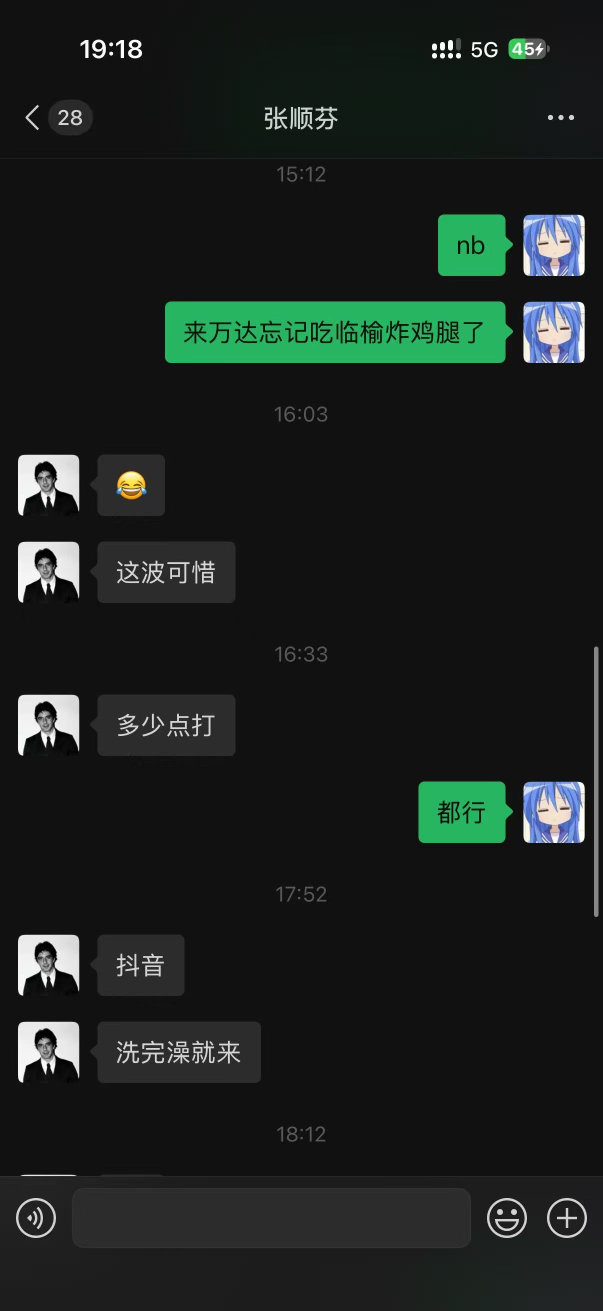
#> input picture samples/1/120c5a2d77a01c2b11583cabe4ba98e3.jpg, 1206 x 2622 px (shown at 1/2 size); its folder holds only this picture in this run
$ python diag_real3.py
#> lines starting #> are read from the running program, lines starting #| are printed output that depends on the picture
"""Ground-truth check on the real screenshots.

Question 1: is the chosen d (1048 / 1341 / 1109 / 778) actually CORRECT?
  The normalized-L1 cost is 0.24-0.37, which is far from the 0.0000 that exact
  synthetic matches produce. JPEG noise alone should not cost 0.37. So either
  the offset is wrong, or there is something else going on.

Method: for every d in a wide range compute
    frac = fraction of rows (over the comparable region) whose MAX abs pixel
           difference is below TOL (default 8, JPEG-friendly)
A correct offset must produce a high frac and a sharp peak.

Question 2: does a static top/bottom overlay really exist?
  If the nav bar is translucent, content scrolls behind it and there is NO
  static overlay. Then top=0/bottom=0 is CORRECT and the whole screenshot is
  scrollable content.
  Method: print the max abs diff per row band for a pair at the chosen d.

Also dumps a top-strip contact sheet so the nav bar can be eyeballed.

ASCII-only prints.
"""
import glob
import os
import sys

import numpy as np
from PIL import Image

import stitcher as S

DIR = r"E:\DeepSeek\本地电脑\splice\samples\1"
TOL = 8.0


def load_gray(path):
    im = Image.open(path).convert("RGB")
#> im is the input picture: PIL image 1206x2622 RGB; mean R, G, B 27.7, 33.5, 30.7
    a = np.asarray(im).astype(np.float32)
    return a @ np.array([0.299, 0.587, 0.114], np.float32)
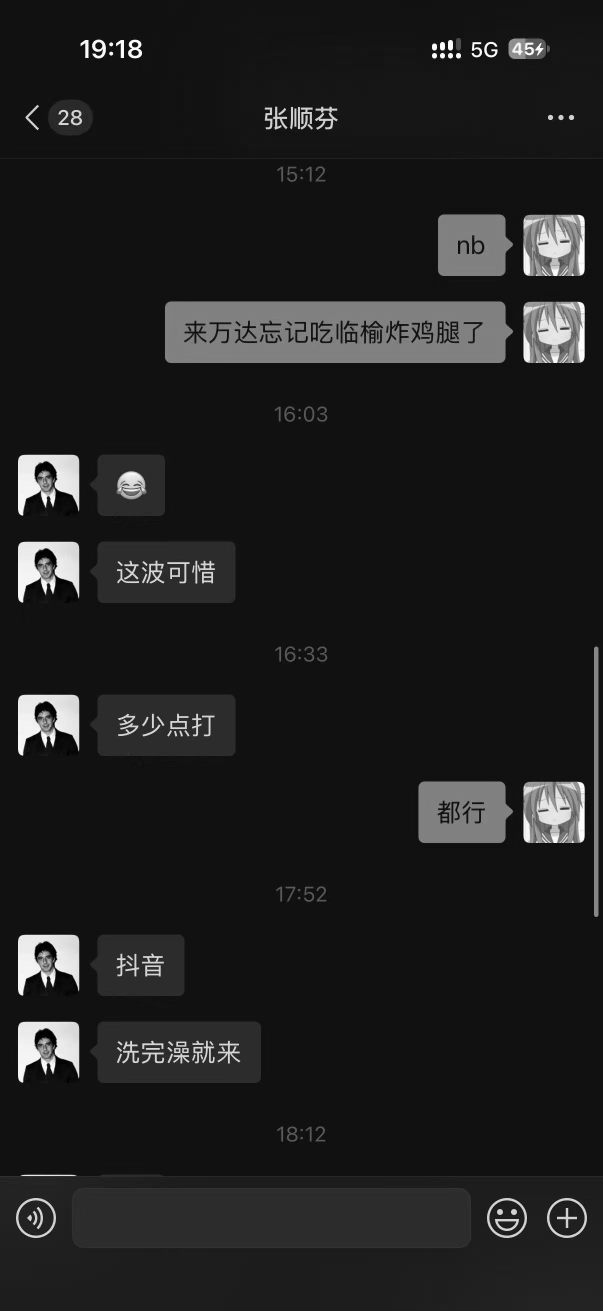
#> returned value: shape (2622, 1206) float32 (shown at 1/2 size); min 0, max 255, mean 31.4


# [11 lines left out: function frac_at, not called in this run]


def main():
    files = sorted(glob.glob(os.path.join(DIR, "*.jpg")),
                   key=lambda p: os.path.getmtime(p))
    names = [os.path.basename(p)[:8] for p in files]
    grays = [load_gray(p) for p in files]
#> grays = 1 item
    H, W = grays[0].shape
    print("count=%d size=%dx%d" % (len(grays), W, H))
#| count=1 size=1206x2622
    print("")

    # ---- Question 1: scan frac for the first three pairs -------------------
    print("=== exact-match fraction scan (tol=%.0f) ===" % TOL)
    for i in range(len(grays) - 1):
        A, B = grays[i], grays[i + 1]
        lo = max(int(S.MIN_SCROLL_FRAC * H), 20)
        hi = H - max(24, int(S.MIN_OVERLAP_FRAC * H))
        res = []
        for d in range(lo, hi + 1, 4):
            f, n = frac_at(A, B, d)
            if f is not None:
                res.append((d, f, n))
        res.sort(key=lambda t: -t[1])
        print("pair %s -> %s  (scan %d..%d step4)"
              % (names[i], names[i + 1], lo, hi))
        for d, f, n in res[:6]:
            print("    d=%-5d frac=%.4f rows=%d" % (d, f, n))
        # refine around the best
        bd = res[0][0]
        fine = []
        for d in range(max(lo, bd - 8), min(hi, bd + 8) + 1):
            f, n = frac_at(A, B, d)
            if f is not None:
                fine.append((d, f, n))
        fine.sort(key=lambda t: -t[1])
        print("    refined best:")
        for d, f, n in fine[:4]:
            print("      d=%-5d frac=%.4f rows=%d" % (d, f, n))
        bd2 = fine[0][0]
        print("    -> best d=%d frac=%.4f" % (bd2, fine[0][1]))
        print("")

        # ---- Question 2: per-band diff profile at the best d --------------
        if i < 2:
            print("    per-band max|diff| at d=%d (16 bands over 0..H):" % bd2)
            y1 = H - bd2
            for bi in range(16):
                yy0 = int(bi * y1 / 16)
                yy1 = int((bi + 1) * y1 / 16)
                if yy1 - yy0 < 2:
                    continue
                seg = np.abs(A[yy0 + bd2:yy1 + bd2] - B[yy0:yy1])
                print("      y=%4d..%4d  meanAbs=%.2f  maxAbs=%.0f  "
                      "frac<8=%.3f"
                      % (yy0, yy1, seg.mean(), seg.max(),
                         float((seg.max(axis=2) < TOL).mean())))
            print("")
#> this loop made 0 passes

    # ---- contact sheet of the top 300 rows of every screenshot ------------
    print("writing top-strip contact sheet ...")
    strips = []
    for p in files:
        im = Image.open(p).convert("RGB")
        strips.append(im.crop((0, 0, W, 300)))
    sheet = Image.new("RGB", (W, 300 * len(strips) + 8 * (len(strips) - 1)),
                      (255, 0, 0))
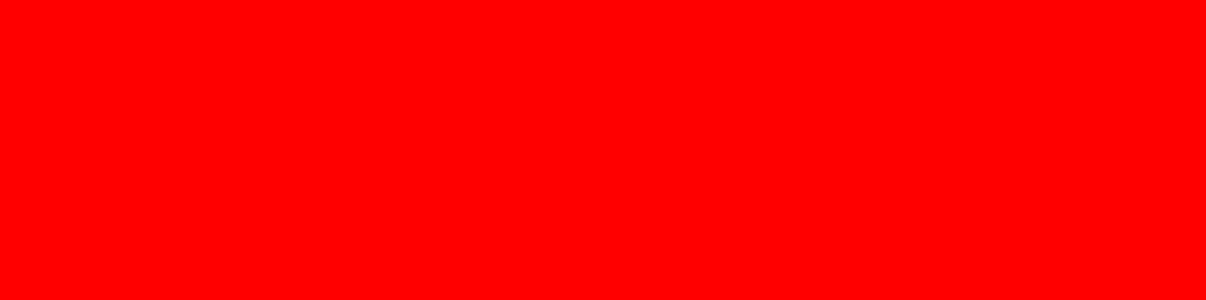
#> sheet: PIL image 1206x300 RGB; mean R, G, B 255, 0, 0
    y = 0
    for s in strips:
        sheet.paste(s, (0, y))
        y += 300 + 8
#> this loop made 1 pass
#> y on pass 1: 308
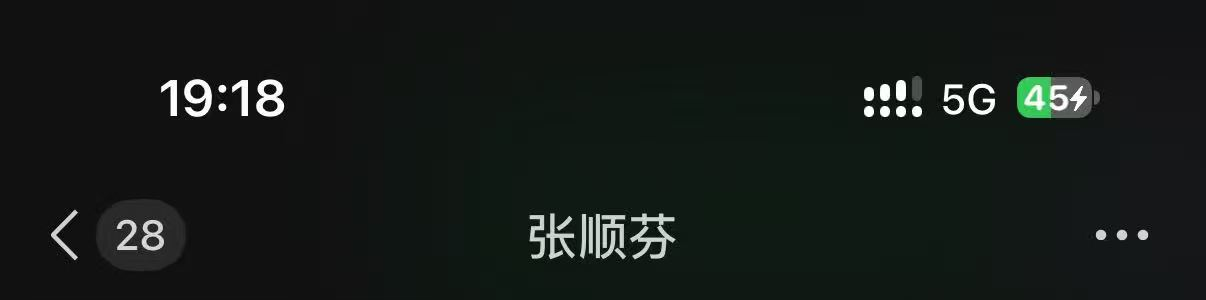
#> sheet: PIL image 1206x300 RGB; mean R, G, B 21.8, 26.8, 24.2
#> after the loop, y = 308
    sheet = sheet.resize((W // 2, sheet.height // 2), Image.LANCZOS)
#> sheet: PIL image 603x150 RGB
    out = os.path.join(DIR, "_topsheet.png")
    sheet.save(out)
    print("wrote %s (%dx%d)" % (out, sheet.width, sheet.height))
#| wrote E:\DeepSeek\本地电脑\splice\samples\1/_topsheet.png (603x150)


if __name__ == "__main__":
    main()

$ run again, on samples/1/86dac91c205190585257f5d0c7b1b10e.jpg
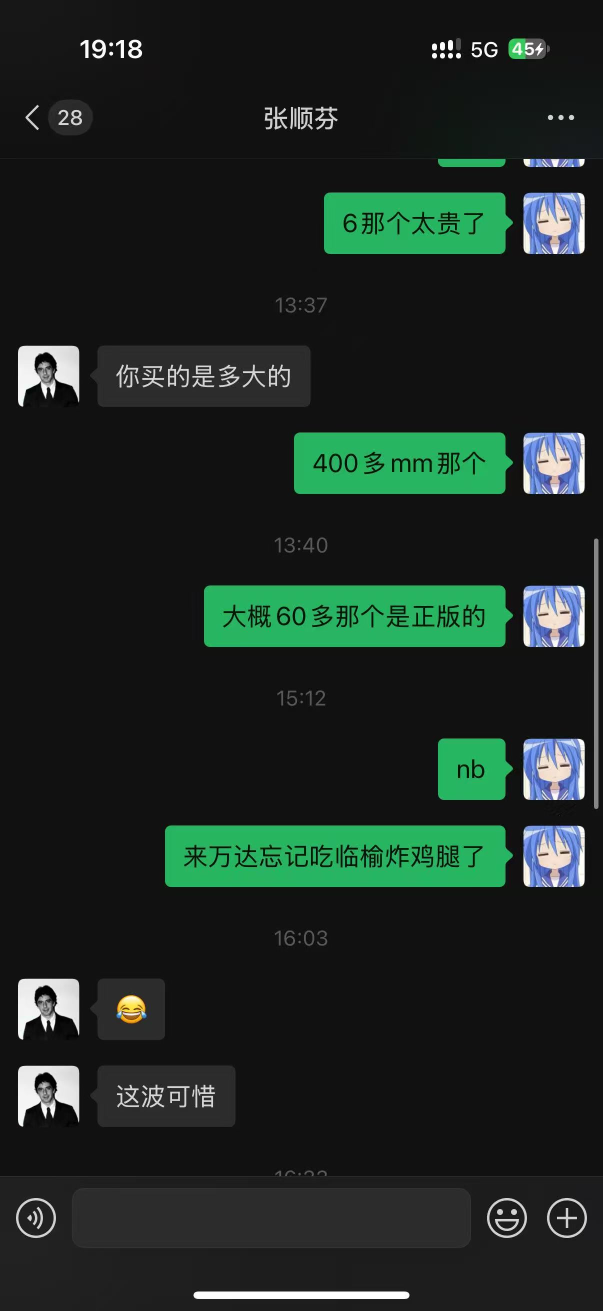
#> input picture samples/1/86dac91c205190585257f5d0c7b1b10e.jpg, 1206 x 2622 px (shown at 1/2 size)
#> in load_gray, im is the input picture: PIL image 1206x2622 RGB; mean R, G, B 29, 40.6, 34.7
#> in load_gray, `return a @ np.array([0.299, 0.587, 0.114], np.float32)`:
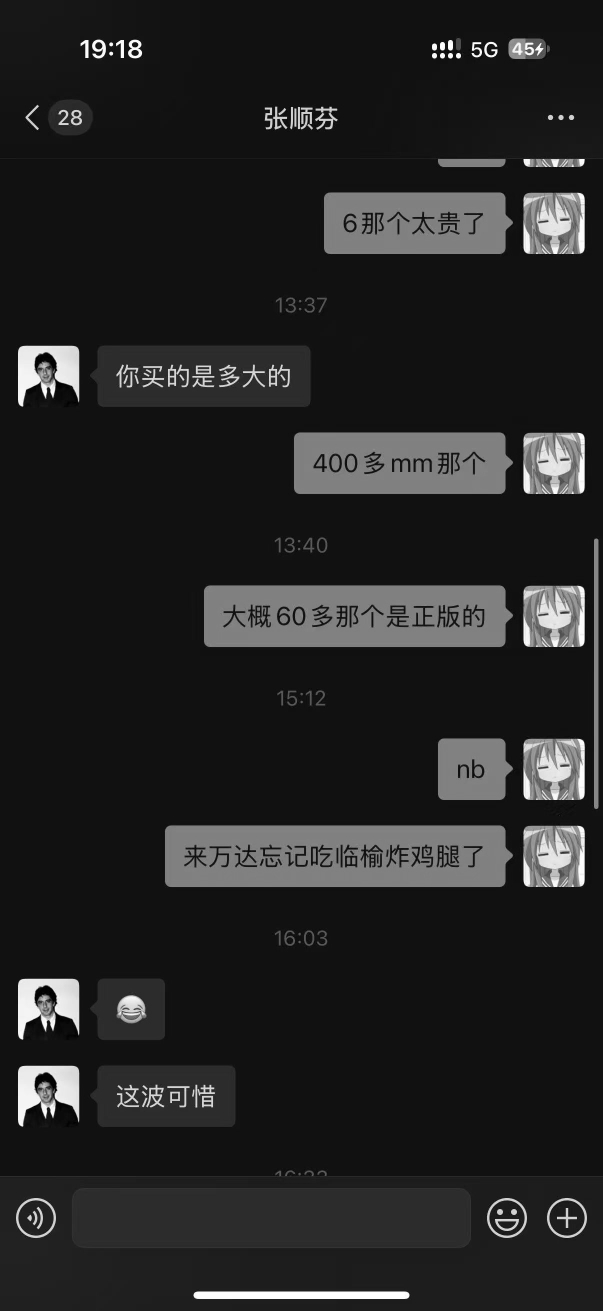
#> returned value: shape (2622, 1206) float32 (shown at 1/2 size); min 0, max 255, mean 36.4
#> grays = 1 item
#| count=1 size=1206x2622
#> the loop in main, `for s in strips:` made 1 pass
#> y on pass 1: 308
#> after the loop in main, `for s in strips:`: y = 308
#| wrote E:\DeepSeek\本地电脑\splice\samples\1/_topsheet.png (603x150)
